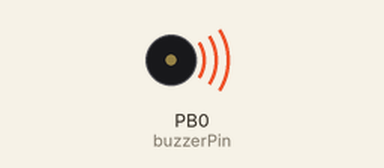
The program below on a simulated ATtiny85, built with avr-gcc and run on an emulated ATtiny85. Shown: buzzer (waves = sounding).

Above: at 1.0 s.
At 5.7 s:
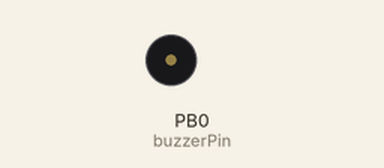
Timing chart, 0 to 8.8 s (numbered marks = the images above):
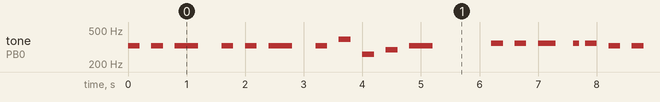

Measured:
- by itself, tone on PB0 (buzzerPin): plays 329 Hz for 0.20 s, 329 Hz for 0.20 s, 329 Hz for 0.40 s, 329 Hz for 0.20 s, 329 Hz for 0.20 s, 329 Hz for 0.40 s … (248 notes in this stretch)

The program:

main.cpp
```cpp
#include <Arduino.h>
#include <avr/power.h>

int buzzerPin = 0;
int tempo = 100;

// Merry Christmas
const int noteCount = 27;
char notes[noteCount] =  {'e', 'e', 'e', 'e', 'e', 'e', 'e', 'g', 'c', 'd', 'e', ' ', 'f', 'f', 'f', 'f', 'f', 'e', 'e', 'e', 'e', 'e', 'd', 'd', 'e', 'd', 'g'};
int duration[noteCount] = {2,   2,   4,   2,   2,   4,   2,   2,   2,   2,   4,   2,   2,   2,   3,   1,   2,   2,   2,   1,   1,   2,   2,   2,   2,   4,   4};
const int toneCount = 8;
char notesName[toneCount] = {'a', 'b', 'c', 'd', 'e', 'f', 'g', 'G' };
int tones[toneCount] = {220, 247, 261, 293, 329, 349, 392, 415 };

// // Happy Birthday
// const int noteCount = 28;
// char notes[noteCount] =  {'z', 'z', 'a', 'z', 'c', 'b', ' ', 'z', 'z', 'a', 'z', 'd', 'c', ' ', 'z', 'z', 'g', 'e', 'c', 'b', 'a', ' ', 'f', 'f', 'e', 'c', 'd', 'c'};
// int duration[noteCount] = {1,   1,   2,   2,   2,   4,   2,   1,   1,   2,   2,   2,   4,   2,   1,   1,   2,   2,   2,   4,   4,   2,   1,   1,   2,   2,   4,   4};
// const int toneCount = 10;
// char notesName[toneCount] = {'z', 'Z', 'a', 'b', 'c', 'd', 'e', 'f', 'g', 'G' };
// int tones[toneCount] = {196, 208, 220, 247, 261, 293, 329, 349, 392, 415 };

void playTheTone(char note, int duration) {
  for (int i = 0; i < toneCount; i++) {
    if (note == notesName[i]) {
      tone(buzzerPin, tones[i], duration);
    }
  }
}

void setup() {
  clock_prescale_set(clock_div_2);
  pinMode(buzzerPin, OUTPUT);
}

void loop() {
  for (int i = 0; i < noteCount; i++) {
    if (notes[i] == ' ') {
      delay(duration[i] * tempo);
    } else {
      playTheTone(notes[i], duration[i] * tempo);
    }

    delay((tempo*2)*duration[i]);
  }

  delay(1000);
}
```
